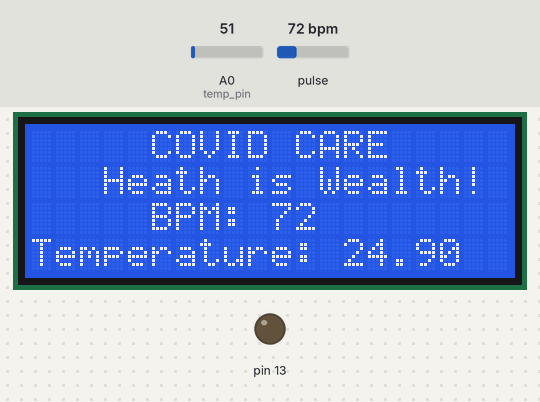
A sketch run on a simulated Arduino Uno, built with avr-gcc and run on an emulated ATmega328P. On the bench: 20×4 character LCD, output pins drawn as LEDs (lit = HIGH). Dashed ring = blinking. The test bench sets the inputs (shaded band); at power-on: pulse 72 bpm, A0 (temp_pin) = 51. What the sketch prints to the serial monitor is not drawn.

Above: at 1.2 s.
1.3 s: pulse set to 42 bpm
At 2.41 s:
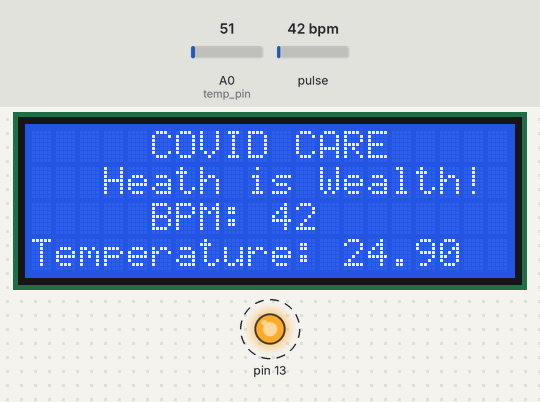
4.0 s: A0 (temp_pin) set to 61
At 6.4 s:
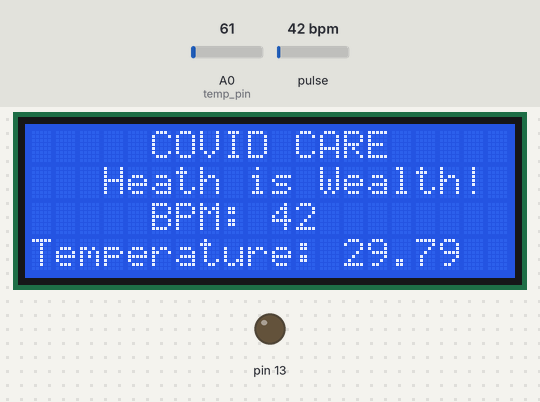
6.7 s: pulse set to 100 bpm
At 7.36 s:
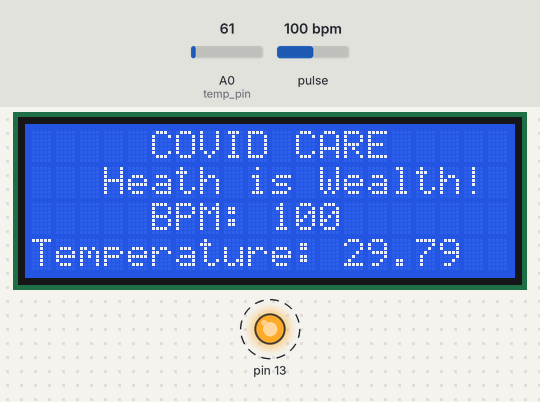
8.7 s: A0 (temp_pin) set to 71
At 10.1 s:
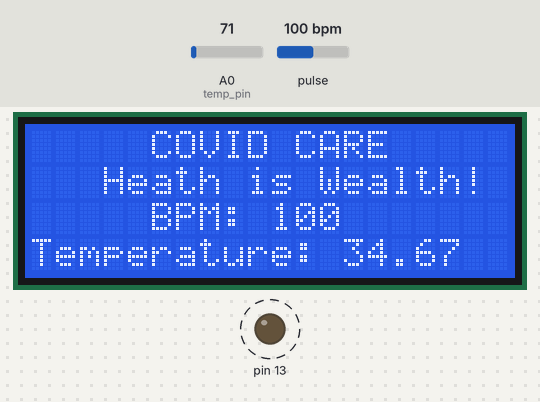
10.2 s: pulse set to 70 bpm
At 10.66 s:
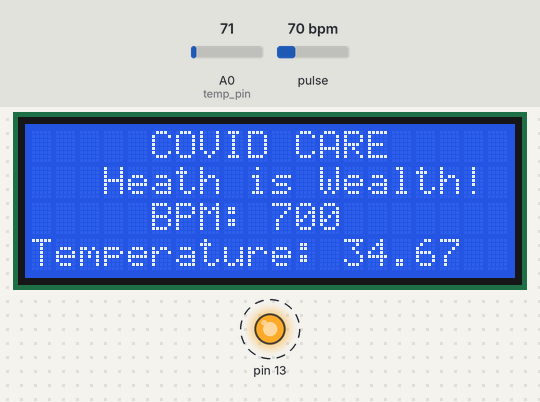
12.2 s: A0 (temp_pin) set to 86
At 13.0 s:
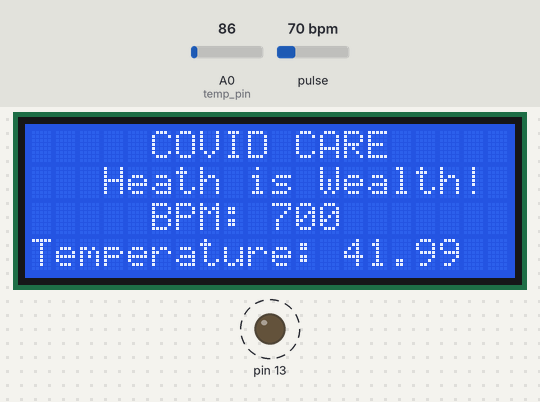
Timing chart, 0 to 14.7 s (numbered marks = the images above; inputs shaded):
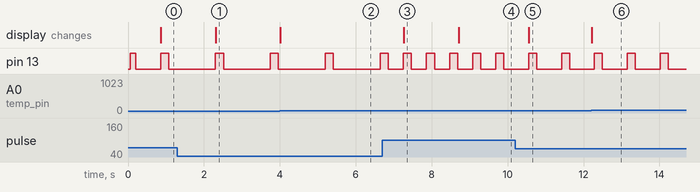

Measured:
- after the input at 1.3 s, pin 13: alternates HIGH for 0.21 s and LOW for 1.2 s, starting after 1.0 s; the display: changes after 1.0 s (image 1)
- after the input at 4.0 s, the display: changes at once (image 2)
- after the input at 6.7 s, the display: changes after 0.56 s (image 3)
- after the input at 8.7 s, the display: changes at once (image 4)
- after the input at 10.2 s, pin 13: alternates HIGH for 0.21 s and LOW for 0.65 s, starting after 0.36 s; the display: changes after 0.36 s (image 5)
- after the input at 12.2 s, the display: changes at once (image 6)

The sketch:

demo.ino
```cpp
#define USE_ARDUINO_INTERRUPTS true
#include <PulseSensorPlayground.h>
#include<LiquidCrystal.h>
LiquidCrystal lcd(12, 11, 5, 4, 3, 2);

int data;
const int pulse_pin = 1;
const int temp_pin = 0;
const int LED13 = 13;
int Threshold = 550;


PulseSensorPlayground pulseSensor;
void setup() {

Serial.begin(9600); // For Serial Monitor
lcd.begin(20,4);

// Configure the variables
pulseSensor.analogInput(pulse_pin);
pulseSensor.blinkOnPulse(LED13);
pulseSensor.setThreshold(Threshold);

if (pulseSensor.begin()) {
Serial.println(" Health Monitoring System !");
lcd.setCursor(5,0);
lcd.print("COVID CARE");

}
}

void loop() {

int myBPM = pulseSensor.getBeatsPerMinute();

if (pulseSensor.sawStartOfBeat()) {
Serial.println(" Heath is Wealth! ");
Serial.print("BPM: ");
Serial.println(myBPM);
lcd.setCursor(3,1);
lcd.print("Heath is Wealth!");
lcd.setCursor(5,2);
lcd.print("BPM: ");
lcd.print(myBPM);
}
lcd.setCursor(0,3);
data = analogRead(temp_pin);
float mv = (data/1024.0)*5000;
float cel = mv/10;
lcd.print("Temperature: ");
lcd.print(cel);
delay(20);
}
```
